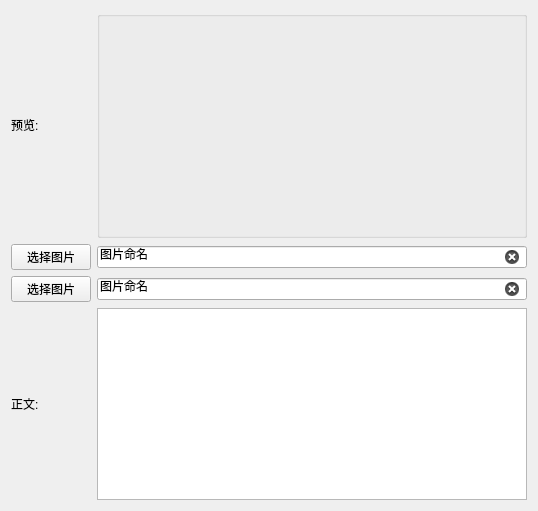
          <widget class="QWidget" name="text3">
           <attribute name="title">
            <string>3.数据分析</string>
           </attribute>
           <layout class="QGridLayout" name="gridLayout_7">
            <item row="0" column="1">
             <widget class="QGroupBox" name="groupBox_6">
              <property name="sizePolicy">
               <sizepolicy hsizetype="Preferred" vsizetype="Fixed">
                <horstretch>0</horstretch>
                <verstretch>0</verstretch>
               </sizepolicy>
              </property>
              <property name="title">
               <string/>
              </property>
              <layout class="QHBoxLayout" name="horizontalLayout_3">
               <item>
                <widget class="QLabel" name="doc_3_pic1">
                 <property name="sizePolicy">
                  <sizepolicy hsizetype="Fixed" vsizetype="Fixed">
                   <horstretch>0</horstretch>
                   <verstretch>0</verstretch>
                  </sizepolicy>
                 </property>
                 <property name="minimumSize">
                  <size>
                   <width>200</width>
                   <height>200</height>
                  </size>
                 </property>
                 <property name="frameShape">
                  <enum>QFrame::NoFrame</enum>
                 </property>
                 <property name="text">
                  <string/>
                 </property>
                </widget>
               </item>
               <item>
                <widget class="QLabel" name="doc_3_pic2">
                 <property name="sizePolicy">
                  <sizepolicy hsizetype="Fixed" vsizetype="Fixed">
                   <horstretch>0</horstretch>
                   <verstretch>0</verstretch>
                  </sizepolicy>
                 </property>
                 <property name="minimumSize">
                  <size>
                   <width>200</width>
                   <height>200</height>
                  </size>
                 </property>
                 <property name="frameShape">
                  <enum>QFrame::NoFrame</enum>
                 </property>
                 <property name="frameShadow">
                  <enum>QFrame::Plain</enum>
                 </property>
                 <property name="text">
                  <string/>
                 </property>
                </widget>
               </item>
              </layout>
             </widget>
            </item>
            <item row="2" column="1">
             <widget class="QLineEdit" name="doc_3_picname2">
              <property name="text">
               <string>图片命名</string>
              </property>
              <property name="readOnly">
               <bool>false</bool>
              </property>
              <property name="clearButtonEnabled">
               <bool>true</bool>
              </property>
             </widget>
            </item>
            <item row="3" column="0">
             <widget class="QLabel" name="label_26">
              <property name="text">
               <string>正文:</string>
              </property>
             </widget>
            </item>
            <item row="1" column="1">
             <widget class="QLineEdit" name="doc_3_picname1">
              <property name="text">
               <string>图片命名</string>
              </property>
              <property name="readOnly">
               <bool>false</bool>
              </property>
              <property name="clearButtonEnabled">
               <bool>true</bool>
              </property>
             </widget>
            </item>
            <item row="2" column="0">
             <widget class="QPushButton" name="doc_3_button2">
              <property name="text">
               <string>选择图片</string>
              </property>
             </widget>
            </item>
            <item row="3" column="1">
             <widget class="QPlainTextEdit" name="doc_3_text">
              <property name="sizePolicy">
               <sizepolicy hsizetype="Expanding" vsizetype="Preferred">
                <horstretch>0</horstretch>
                <verstretch>0</verstretch>
               </sizepolicy>
              </property>
             </widget>
            </item>
            <item row="1" column="0">
             <widget class="QPushButton" name="doc_3_button1">
              <property name="text">
               <string>选择图片</string>
              </property>
             </widget>
            </item>
            <item row="0" column="0">
             <widget class="QLabel" name="doc_3_status">
              <property name="layoutDirection">
               <enum>Qt::LeftToRight</enum>
              </property>
              <property name="text">
               <string>预览:</string>
              </property>
             </widget>
            </item>
           </layout>
          </widget>
